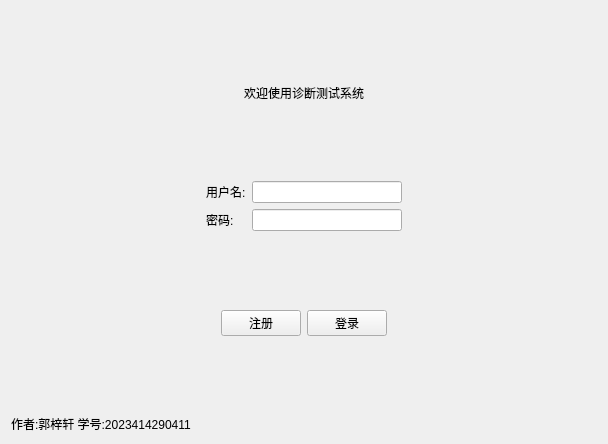
<?xml version="1.0" encoding="UTF-8"?>
<ui version="4.0">
 <class>LoginView</class>
 <widget class="QWidget" name="LoginView">
  <property name="geometry">
   <rect>
    <x>0</x>
    <y>0</y>
    <width>608</width>
    <height>444</height>
   </rect>
  </property>
  <property name="windowTitle">
   <string>登录</string>
  </property>
  <layout class="QVBoxLayout" name="verticalLayout_2">
   <item>
    <layout class="QVBoxLayout" name="verticalLayout">
     <item>
      <spacer name="verticalSpacer">
       <property name="orientation">
        <enum>Qt::Orientation::Vertical</enum>
       </property>
       <property name="sizeHint" stdset="0">
        <size>
         <width>20</width>
         <height>28</height>
        </size>
       </property>
      </spacer>
     </item>
     <item>
      <widget class="QLabel" name="label">
       <property name="text">
        <string>欢迎使用诊断测试系统</string>
       </property>
       <property name="alignment">
        <set>Qt::AlignmentFlag::AlignCenter</set>
       </property>
      </widget>
     </item>
     <item>
      <spacer name="verticalSpacer_2">
       <property name="orientation">
        <enum>Qt::Orientation::Vertical</enum>
       </property>
       <property name="sizeHint" stdset="0">
        <size>
         <width>20</width>
         <height>28</height>
        </size>
       </property>
      </spacer>
     </item>
     <item>
      <layout class="QHBoxLayout" name="horizontalLayout_4">
       <item>
        <spacer name="horizontalSpacer_5">
         <property name="orientation">
          <enum>Qt::Orientation::Horizontal</enum>
         </property>
         <property name="sizeHint" stdset="0">
          <size>
           <width>40</width>
           <height>20</height>
          </size>
         </property>
        </spacer>
       </item>
       <item>
        <layout class="QFormLayout" name="formLayout_2">
         <item row="0" column="0">
          <widget class="QLabel" name="label_4">
           <property name="text">
            <string>用户名:</string>
           </property>
          </widget>
         </item>
         <item row="0" column="1">
          <widget class="QLineEdit" name="inputUserName"/>
         </item>
         <item row="1" column="0">
          <widget class="QLabel" name="label_5">
           <property name="text">
            <string>密码:</string>
           </property>
          </widget>
         </item>
         <item row="1" column="1">
          <widget class="QLineEdit" name="inputUserPassword">
           <property name="echoMode">
            <enum>QLineEdit::EchoMode::Password</enum>
           </property>
          </widget>
         </item>
        </layout>
       </item>
       <item>
        <spacer name="horizontalSpacer_7">
         <property name="orientation">
          <enum>Qt::Orientation::Horizontal</enum>
         </property>
         <property name="sizeHint" stdset="0">
          <size>
           <width>40</width>
           <height>20</height>
          </size>
         </property>
        </spacer>
       </item>
      </layout>
     </item>
     <item>
      <spacer name="verticalSpacer_4">
       <property name="orientation">
        <enum>Qt::Orientation::Vertical</enum>
       </property>
       <property name="sizeHint" stdset="0">
        <size>
         <width>20</width>
         <height>28</height>
        </size>
       </property>
      </spacer>
     </item>
     <item>
      <layout class="QHBoxLayout" name="horizontalLayout_6">
       <item>
        <spacer name="horizontalSpacer_6">
         <property name="orientation">
          <enum>Qt::Orientation::Horizontal</enum>
         </property>
         <property name="sizeHint" stdset="0">
          <size>
           <width>40</width>
           <height>20</height>
          </size>
         </property>
        </spacer>
       </item>
       <item>
        <layout class="QHBoxLayout" name="horizontalLayout_5">
         <item>
          <widget class="QPushButton" name="btSignIn">
           <property name="text">
            <string>注册</string>
           </property>
          </widget>
         </item>
         <item>
          <widget class="QPushButton" name="btSignUp">
           <property name="text">
            <string>登录</string>
           </property>
          </widget>
         </item>
        </layout>
       </item>
       <item>
        <spacer name="horizontalSpacer_8">
         <property name="orientation">
          <enum>Qt::Orientation::Horizontal</enum>
         </property>
         <property name="sizeHint" stdset="0">
          <size>
           <width>40</width>
           <height>20</height>
          </size>
         </property>
        </spacer>
       </item>
      </layout>
     </item>
     <item>
      <spacer name="verticalSpacer_3">
       <property name="orientation">
        <enum>Qt::Orientation::Vertical</enum>
       </property>
       <property name="sizeHint" stdset="0">
        <size>
         <width>20</width>
         <height>28</height>
        </size>
       </property>
      </spacer>
     </item>
     <item>
      <widget class="QLabel" name="label_6">
       <property name="text">
        <string>作者:郭梓轩 学号:2023414290411</string>
       </property>
      </widget>
     </item>
    </layout>
   </item>
  </layout>
 </widget>
 <resources/>
 <connections/>
</ui>
